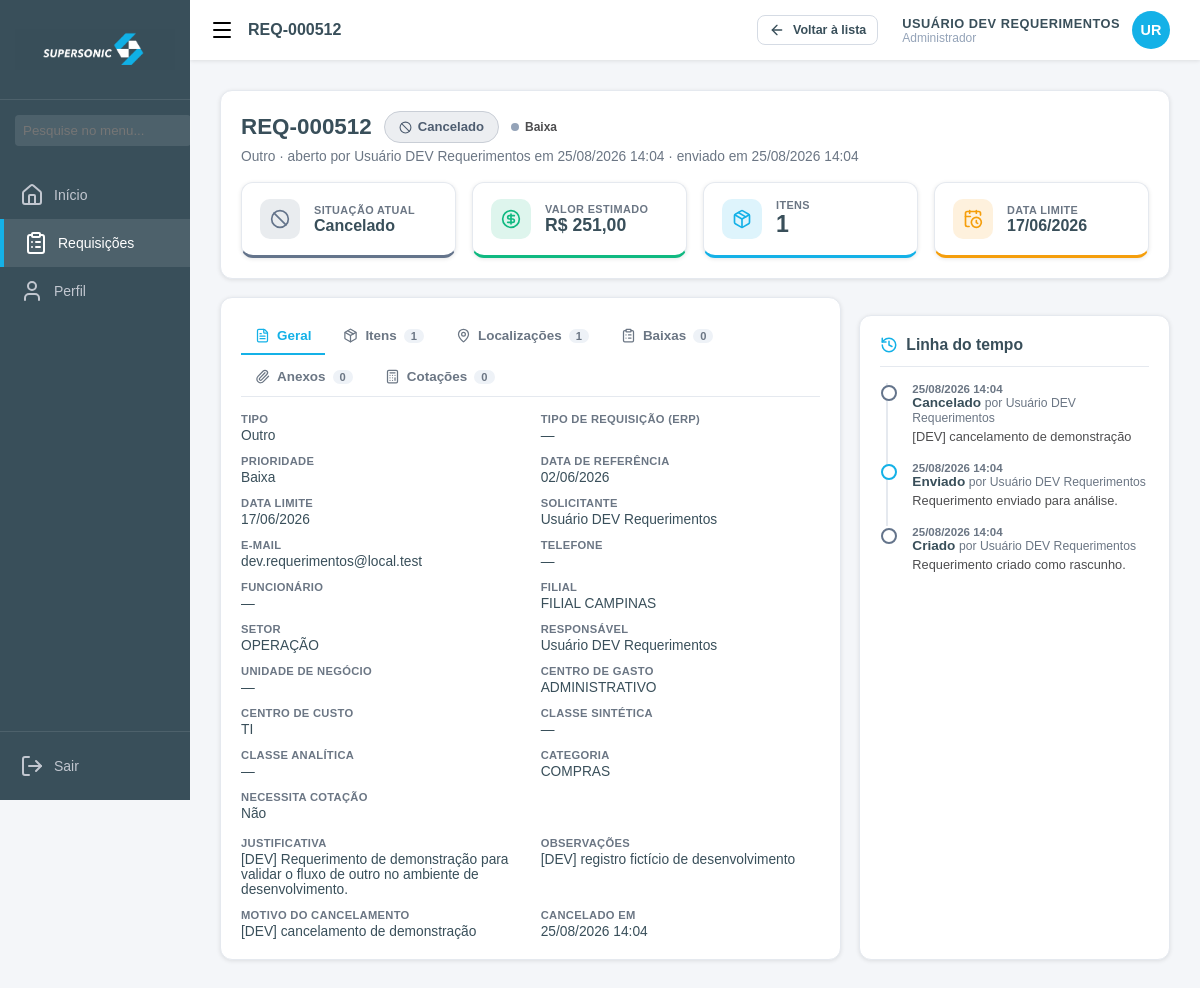
The page /requerimento/586 (signed in) on the database its author committed.
### core/req_models.py (models this page shows, shortened)
class Requerimento(db.Model):
    __tablename__ = "req_requerimento"
    id = db.Column(Integer, primary_key=True)
    codigo = db.Column(String(20), unique=True, nullable=True)   # REQ-000123 (gerado no envio/salvamento)
    numero = db.Column(Integer, nullable=True)                   # sequencial dentro da série
    serie = db.Column(String(20), nullable=True)
    status = db.Column(String(30), nullable=False, default="RASCUNHO", index=True)
    tipo = db.Column(String(30), nullable=True)
    prioridade = db.Column(String(20), nullable=False, default="NORMAL")
    data_referencia = db.Column(Date, nullable=True)
    data_limite = db.Column(Date, nullable=True)
    solicitante_usuario_id = db.Column(Integer, ForeignKey("usuarios.id"), nullable=False, index=True)
    solicitante_nome = db.Column(String(120), nullable=True)
    solicitante_email = db.Column(String(120), nullable=True)
    solicitante_telefone = db.Column(String(30), nullable=True)
    funcionario = db.Column(String(120), nullable=True)
    filial = db.Column(String(80), nullable=True)
    setor = db.Column(String(80), nullable=True)
    responsavel = db.Column(String(120), nullable=True)
    unidade_negocio = db.Column(String(80), nullable=True)
    centro_gasto = db.Column(String(80), nullable=True)
    centro_custo = db.Column(String(80), nullable=True)
    classe_sintetica = db.Column(String(80), nullable=True)
    classe_analitica = db.Column(String(80), nullable=True)
    tipo_requisicao = db.Column(String(80), nullable=True)
    categoria = db.Column(String(80), nullable=True)
    justificativa = db.Column(Text, nullable=True)
    observacao = db.Column(Text, nullable=True)
    necessita_cotacao = db.Column(Boolean, nullable=False, default=False)
    cotacao_selecionada_id = db.Column(Integer, nullable=True)   # sem FK: evita ciclo entre tabelas
    etapa_atual = db.Column(Integer, nullable=False, default=1)
    valor_estimado = db.Column(Numeric(15, 2), nullable=False, default=Decimal("0.00"))
    responsavel_atual = db.Column(String(120), nullable=True)
    enviado_em = db.Column(DateTime, nullable=True)
    criado_em = db.Column(DateTime, nullable=False, default=datetime.now)
    criado_por = db.Column(String(120), nullable=True)
    atualizado_em = db.Column(DateTime, nullable=False, default=datetime.now, onupdate=datetime.now)
    atualizado_por = db.Column(String(120), nullable=True)
    cancelado_em = db.Column(DateTime, nullable=True)
    cancelado_por = db.Column(String(120), nullable=True)
    motivo_cancelamento = db.Column(Text, nullable=True)
    itens = db.relationship("ReqItem", backref="requerimento", cascade="all, delete-orphan",
                            order_by="ReqItem.sequencia", lazy="selectin")
    localizacoes = db.relationship("ReqLocalizacao", backref="requerimento",
                                   cascade="all, delete-orphan", lazy="selectin")
    complementos = db.relationship("ReqComplemento", backref="requerimento",
                                   cascade="all, delete-orphan", lazy="selectin")
    anexos = db.relationship("ReqAnexo", backref="requerimento",
                             cascade="all, delete-orphan", lazy="selectin")
    cotacoes = db.relationship("ReqCotacao", backref="requerimento",
                               cascade="all, delete-orphan", lazy="selectin")
    historico = db.relationship("ReqHistorico", backref="requerimento", cascade="all, delete-orphan",
                                order_by="ReqHistorico.data_hora", lazy="selectin")
    __table_args__ = (
        Index("ix_req_status_prioridade", "status", "prioridade"),
    )
    @property
    def codigo_exibicao(self) -> str:
        if self.codigo:
            return self.codigo
        return f"RASCUNHO Nº {self.id}" if self.id else "NOVO RASCUNHO"
    @property
    def status_info(self) -> dict:
        return STATUS.get(self.status, {"label": self.status, "cor": "#94a3b8", "icone": "circle"})
    @property
    def prioridade_info(self) -> dict:
        return PRIORIDADES.get(self.prioridade, PRIORIDADES["NORMAL"])

class ReqHistorico(db.Model):
    __tablename__ = "req_historico"
    id = db.Column(Integer, primary_key=True)
    requerimento_id = db.Column(Integer, ForeignKey("req_requerimento.id", ondelete="CASCADE"),
                                nullable=False, index=True)
    data_hora = db.Column(DateTime, nullable=False, default=datetime.now)
    usuario_id = db.Column(Integer, nullable=True)
    usuario_nome = db.Column(String(120), nullable=True)
    acao = db.Column(String(60), nullable=False)
    status_anterior = db.Column(String(30), nullable=True)
    status_novo = db.Column(String(30), nullable=True)
    descricao = db.Column(Text, nullable=True)

### app.py (models this page shows)
class Usuario(db.Model, UserMixin):
    __tablename__ = "usuarios"
    id = db.Column(db.Integer, primary_key=True)
    nome = db.Column(db.String(100))
    email = db.Column(db.String(100), unique=True)
    senha_hash = db.Column(db.String(255))
    telefone = db.Column(db.String(20))
    ATIVO = db.Column(db.String(1), default='S') # Coluna Ativo
    ADM = db.Column(db.String(1), default='N')
    reset_token = db.Column(db.String(100), nullable=True)
    token_expiracao = db.Column(db.DateTime, nullable=True)
    usu_rod = db.relationship('Usurod', backref='usuario_pai', uselist=True)

### core/req_routes.py (the view)
@req_bp.route("/requerimento/<int:requerimento_id>")
@login_required
def detalhe(requerimento_id: int):
    requerimento = _obter(requerimento_id)
    try:
        servico.exigir_visualizacao(requerimento, current_user)
    except servico.AcessoNegado as erro:
        abort(403, erro.mensagem)
    return render_template(
        "requerimentos/detalhe.html",
        pagina_ativa="requerimentos",
        titulo_pagina=requerimento.codigo_exibicao,
        requerimento=requerimento,
        comparativo=servico.comparativo_cotacoes(requerimento),
        pode_editar=servico.pode_editar(requerimento, current_user),
        pode_status=servico.pode_alterar_status(current_user),
        proximos_status=[
            {"chave": chave, **STATUS[chave]}
            for chave in TRANSICOES.get(requerimento.status, []) if chave in STATUS
        ],
        **_contexto_dominio(),
    )

### templates/requerimentos/detalhe.html (shortened to what this page needs)
{% extends 'requerimentos/base.html' %}
{% from 'components/ui.html' import status_badge, prioridade_badge, area_vazia with context %}
{% macro dado(rotulo, valor) -%}
<div class="revisao-item">
    <label>{{ rotulo }}</label>
    <span>{{ valor if valor not in (None, '') else '—' }}</span>
</div>
{%- endmacro %}
{% block header_acoes %}
    <a href="{{ url_for('req.lista') }}" class="btn btn-neutro btn-pequeno">
        <i data-lucide="arrow-left"></i> Voltar à lista
    </a>
{% endblock %}
{% block conteudo %}
<div class="cartao">
    <div class="detalhe-topo">
        <div class="detalhe-identificacao">
            <h1>
                {{ requerimento.codigo_exibicao }}
                {{ status_badge(requerimento.status, 'grande') }}
                {{ prioridade_badge(requerimento.prioridade) }}
            </h1>
            <p>
                {{ TIPOS_REQUERIMENTO.get(requerimento.tipo, requerimento.tipo or 'Tipo não informado') }}
                · aberto por {{ requerimento.solicitante_nome or '—' }}
                em {{ requerimento.criado_em | data_hora_br }}
                {%- if requerimento.enviado_em %} · enviado em {{ requerimento.enviado_em | data_hora_br }}{% endif %}
            </p>
        </div>
    </div>
    <div class="cartoes-indicadores" style="margin-top:18px;">
        <div class="indicador" style="--acento: {{ requerimento.status_info.cor }};">
            <span class="icone"><i data-lucide="{{ requerimento.status_info.icone }}"></i></span>
            <span class="dados">
                <label>Situação atual</label>
                <span class="valor" style="font-size:1rem;">{{ requerimento.status_info.label }}</span>
            </span>
        </div>
        <div class="indicador" style="--acento:#10b981;">
            <span class="icone"><i data-lucide="circle-dollar-sign"></i></span>
            <span class="dados">
                <label>Valor estimado</label>
                <span class="valor moeda">{{ requerimento.valor_estimado | moeda }}</span>
            </span>
        </div>
        <div class="indicador" style="--acento:#14B1E7;">
            <span class="icone"><i data-lucide="package"></i></span>
            <span class="dados">
                <label>Itens</label>
                <span class="valor">{{ requerimento.itens | length }}</span>
            </span>
        </div>
        <div class="indicador" style="--acento:#f59e0b;">
            <span class="icone"><i data-lucide="calendar-clock"></i></span>
            <span class="dados">
                <label>Data limite</label>
                <span class="valor" style="font-size:1rem;">{{ requerimento.data_limite | data_br }}</span>
            </span>
        </div>
    </div>
</div>
<div class="detalhe-colunas">
    <div class="cartao">
        <div class="abas" role="tablist">
            <button type="button" class="aba ativa" data-aba="geral" role="tab">
                <i data-lucide="file-text"></i> Geral
            </button>
            <button type="button" class="aba" data-aba="itens" role="tab">
                <i data-lucide="package"></i> Itens
                <span class="contador-aba">{{ requerimento.itens | length }}</span>
            </button>
            <button type="button" class="aba" data-aba="localizacoes" role="tab">
                <i data-lucide="map-pin"></i> Localizações
                <span class="contador-aba">{{ requerimento.localizacoes | length }}</span>
            </button>
            <button type="button" class="aba" data-aba="complementos" role="tab">
                <i data-lucide="clipboard-list"></i> Baixas
                <span class="contador-aba">{{ requerimento.complementos | length }}</span>
            </button>
            <button type="button" class="aba" data-aba="anexos" role="tab">
                <i data-lucide="paperclip"></i> Anexos
                <span class="contador-aba">{{ requerimento.anexos | length }}</span>
            </button>
            <button type="button" class="aba" data-aba="cotacoes" role="tab">
                <i data-lucide="calculator"></i> Cotações
                <span class="contador-aba">{{ requerimento.cotacoes | length }}</span>
            </button>
        </div>
        <div class="painel-aba ativo" data-painel="geral">
            <div class="revisao-grade">
                {{ dado('Tipo', TIPOS_REQUERIMENTO.get(requerimento.tipo, requerimento.tipo)) }}
                {{ dado('Tipo de requisição (ERP)', requerimento.tipo_requisicao) }}
                {{ dado('Prioridade', requerimento.prioridade_info.label) }}
                {{ dado('Data de referência', requerimento.data_referencia | data_br) }}
                {{ dado('Data limite', requerimento.data_limite | data_br) }}
                {{ dado('Solicitante', requerimento.solicitante_nome) }}
                {{ dado('E-mail', requerimento.solicitante_email) }}
                {{ dado('Telefone', requerimento.solicitante_telefone) }}
                {{ dado('Funcionário', requerimento.funcionario) }}
                {{ dado('Filial', requerimento.filial) }}
                {{ dado('Setor', requerimento.setor) }}
                {{ dado('Responsável', requerimento.responsavel) }}
                {{ dado('Unidade de negócio', requerimento.unidade_negocio) }}
                {{ dado('Centro de gasto', requerimento.centro_gasto) }}
                {{ dado('Centro de custo', requerimento.centro_custo) }}
                {{ dado('Classe sintética', requerimento.classe_sintetica) }}
                {{ dado('Classe analítica', requerimento.classe_analitica) }}
                {{ dado('Categoria', requerimento.categoria) }}
                {{ dado('Necessita cotação', 'Sim' if requerimento.necessita_cotacao else 'Não') }}
            </div>
            <div class="revisao-grade" style="margin-top:16px;">
                {{ dado('Justificativa', requerimento.justificativa) }}
                {{ dado('Observações', requerimento.observacao) }}
                {% if requerimento.status == 'CANCELADO' %}
                    {{ dado('Motivo do cancelamento', requerimento.motivo_cancelamento) }}
                    {{ dado('Cancelado em', requerimento.cancelado_em | data_hora_br) }}
                {% endif %}
            </div>
        </div>
    </div>
    <div class="cartao">
        <div class="cartao-cabecalho">
            <h3><i data-lucide="history"></i> Linha do tempo</h3>
        </div>
        {% if requerimento.historico %}
        <ul class="timeline">
            {% for evento in requerimento.historico | reverse %}
            <li style="--marcador: {{ STATUS.get(evento.status_novo, {}).get('cor', '#14B1E7') }};">
                <span class="quando">{{ evento.data_hora | data_hora_br }}</span>
                <span class="oque">
                    {%- if evento.acao and evento.acao.startswith('STATUS_') -%}
                        Situação alterada para {{ STATUS.get(evento.status_novo, {}).get('label', evento.status_novo) }}
                    {%- else -%}
                        {{ evento.acao | replace('_', ' ') | capitalize }}
                    {%- endif -%}
                </span>
                <span class="quem">por {{ evento.usuario_nome or 'sistema' }}</span>
                {% if evento.descricao %}<p class="obs">{{ evento.descricao }}</p>{% endif %}
            </li>
            {% endfor %}
        </ul>
        {% else %}
            {{ area_vazia('history', 'Sem histórico', 'Os eventos aparecem aqui conforme o requerimento avança.') }}
        {% endif %}
    </div>
</div>
{% endblock %}

### templates/components/ui.html (shortened to what this page needs)
{% macro status_badge(status, tamanho='') -%}
    {%- set info = req_status_catalogo.get(status, {'label': status, 'cor': '#94a3b8', 'icone': 'circle'}) -%}
    <span class="badge-status {{ tamanho }}" style="--badge-cor: {{ info.cor }};">
        <i data-lucide="{{ info.icone }}"></i>{{ info.label }}
    </span>
{%- endmacro %}
{% macro prioridade_badge(prioridade) -%}
    {%- set info = req_prioridades.get(prioridade, {'label': prioridade, 'cor': '#94a3b8'}) -%}
    <span class="badge-prioridade" style="--badge-cor: {{ info.cor }};">
        <span class="ponto"></span>{{ info.label }}
    </span>
{%- endmacro %}

### templates/components/header.html (shortened to what this page needs)
{% macro topbar(titulo) -%}
<header class="top-header">
    <div class="header-esquerda">
        <i data-lucide="menu" onclick="toggleSidebar()" style="cursor: pointer;"></i>
        <span class="header-titulo">{{ titulo or 'Requerimentos' }}</span>
    </div>
    <div class="header-direita">
        <div class="header-acoes">{{ caller() if caller is defined }}</div>
        <div class="user-profile-container" onclick="toggleProfile()">
            <div class="user-info">
                <span class="user-name-top">{{ current_user.nome }}</span>
                <span class="user-role">
                    {%- if papel_usuario == 'ADMINISTRADOR' -%}Administrador
                    {%- elif papel_usuario == 'ATENDENTE' -%}Atendente
                    {%- else -%}Solicitante{%- endif -%}
                </span>
            </div>
            <div class="user-avatar">
                {%- set nomes = (current_user.nome or '?').split(' ') -%}
                {{ nomes[0][0] | upper }}{{ nomes[-1][0] | upper if nomes|length > 1 else '' }}
            </div>
        </div>
    </div>
</header>
{%- endmacro %}

### rows shown on the page
Requerimento: codigo "REQ-000512", codigo_exibicao "REQ-000512", label "Cancelado", label "Baixa", get "Outro", solicitante_nome "Usuário DEV Requerimentos", criado_em|data_hora_br "25/08/2026 14:04", enviado_em|data_hora_br "25/08/2026 14:04", status_info.label "Cancelado", valor_estimado|moeda "R$ 251,00", data_limite|data_br "17/06/2026", tipo "Outro Baixa Usuário DEV Requerimentos dev.requerimentos@local.test FILIAL CAMPINAS OPERAÇÃO Usuário DEV Requerimentos ADMINISTRATIVO TI COMPRAS [DEV] Requerimento de demonstração para validar o fluxo de outro no ambiente de desenvolvimento. [DEV] registro fictício de desenvolvimento [DEV] cancelamento de demonstração"
Usuario: nome "USUÁRIO DEV REQUERIMENTOS"
ReqHistorico: data_hora|data_hora_br "25/08/2026 14:04", acao "Cancelado", usuario_nome "Usuário DEV Requerimentos", descricao "[DEV] cancelamento de demonstração"
ReqHistorico: data_hora|data_hora_br "25/08/2026 14:04", acao "Enviado", usuario_nome "Usuário DEV Requerimentos", descricao "Requerimento enviado para análise."
ReqHistorico: data_hora|data_hora_br "25/08/2026 14:04", acao "Criado", usuario_nome "Usuário DEV Requerimentos", descricao "Requerimento criado como rascunho."

### other values the page prints
{{ nomes[0][0] | upper }} "U"
{{ nomes[-1][0] | upper if nomes|length > 1 else '' }} "R"
{{ requerimento.itens | length }} "1"
{{ requerimento.localizacoes | length }} "1"
{{ requerimento.complementos | length }} "0"
{{ requerimento.anexos | length }} "0"
{{ requerimento.cotacoes | length }} "0"
{{ valor if valor not in (None, '') else '—' }} "— 02/06/2026 17/06/2026 — — — — — Não 25/08/2026 14:04"
